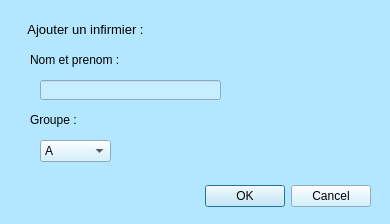
<?xml version="1.0" encoding="UTF-8"?>
<ui version="4.0">
 <class>Dialog</class>
 <widget class="QDialog" name="Dialog">
  <property name="geometry">
   <rect>
    <x>0</x>
    <y>0</y>
    <width>390</width>
    <height>224</height>
   </rect>
  </property>
  <property name="sizePolicy">
   <sizepolicy hsizetype="Fixed" vsizetype="Fixed">
    <horstretch>0</horstretch>
    <verstretch>0</verstretch>
   </sizepolicy>
  </property>
  <property name="minimumSize">
   <size>
    <width>390</width>
    <height>224</height>
   </size>
  </property>
  <property name="maximumSize">
   <size>
    <width>390</width>
    <height>224</height>
   </size>
  </property>
  <property name="windowTitle">
   <string>Dialog</string>
  </property>
  <property name="styleSheet">
   <string notr="true">background-color: rgb(179, 230, 255);</string>
  </property>
  <widget class="QDialogButtonBox" name="buttonBox">
   <property name="geometry">
    <rect>
     <x>30</x>
     <y>180</y>
     <width>341</width>
     <height>32</height>
    </rect>
   </property>
   <property name="styleSheet">
    <string notr="true">background-color: rgb(199, 238, 255);</string>
   </property>
   <property name="orientation">
    <enum>Qt::Horizontal</enum>
   </property>
   <property name="standardButtons">
    <set>QDialogButtonBox::Cancel|QDialogButtonBox::Ok</set>
   </property>
  </widget>
  <widget class="QLabel" name="label">
   <property name="geometry">
    <rect>
     <x>10</x>
     <y>14</y>
     <width>151</width>
     <height>31</height>
    </rect>
   </property>
   <property name="font">
    <font>
     <pointsize>10</pointsize>
    </font>
   </property>
   <property name="text">
    <string>Ajouter un infirmier :</string>
   </property>
   <property name="alignment">
    <set>Qt::AlignCenter</set>
   </property>
  </widget>
  <widget class="QComboBox" name="comboBox">
   <property name="geometry">
    <rect>
     <x>40</x>
     <y>140</y>
     <width>71</width>
     <height>22</height>
    </rect>
   </property>
   <property name="styleSheet">
    <string notr="true">background-color: rgb(199, 238, 255);</string>
   </property>
   <item>
    <property name="text">
     <string>A</string>
    </property>
   </item>
   <item>
    <property name="text">
     <string>B</string>
    </property>
   </item>
   <item>
    <property name="text">
     <string>C</string>
    </property>
   </item>
   <item>
    <property name="text">
     <string>D</string>
    </property>
   </item>
   <item>
    <property name="text">
     <string>E</string>
    </property>
   </item>
  </widget>
  <widget class="QLabel" name="label_2">
   <property name="geometry">
    <rect>
     <x>30</x>
     <y>110</y>
     <width>111</width>
     <height>20</height>
    </rect>
   </property>
   <property name="text">
    <string>Groupe :</string>
   </property>
  </widget>
  <widget class="QLabel" name="label_3">
   <property name="geometry">
    <rect>
     <x>30</x>
     <y>50</y>
     <width>101</width>
     <height>20</height>
    </rect>
   </property>
   <property name="text">
    <string>Nom et prenom :</string>
   </property>
  </widget>
  <widget class="QLineEdit" name="lineEdit">
   <property name="geometry">
    <rect>
     <x>40</x>
     <y>80</y>
     <width>181</width>
     <height>20</height>
    </rect>
   </property>
   <property name="styleSheet">
    <string notr="true">background-color: rgb(199, 238, 255);</string>
   </property>
  </widget>
 </widget>
 <resources/>
 <connections>
  <connection>
   <sender>buttonBox</sender>
   <signal>accepted()</signal>
   <receiver>Dialog</receiver>
   <slot>accept()</slot>
   <hints>
    <hint type="sourcelabel">
     <x>248</x>
     <y>254</y>
    </hint>
    <hint type="destinationlabel">
     <x>157</x>
     <y>274</y>
    </hint>
   </hints>
  </connection>
  <connection>
   <sender>buttonBox</sender>
   <signal>rejected()</signal>
   <receiver>Dialog</receiver>
   <slot>reject()</slot>
   <hints>
    <hint type="sourcelabel">
     <x>316</x>
     <y>260</y>
    </hint>
    <hint type="destinationlabel">
     <x>286</x>
     <y>274</y>
    </hint>
   </hints>
  </connection>
 </connections>
</ui>
